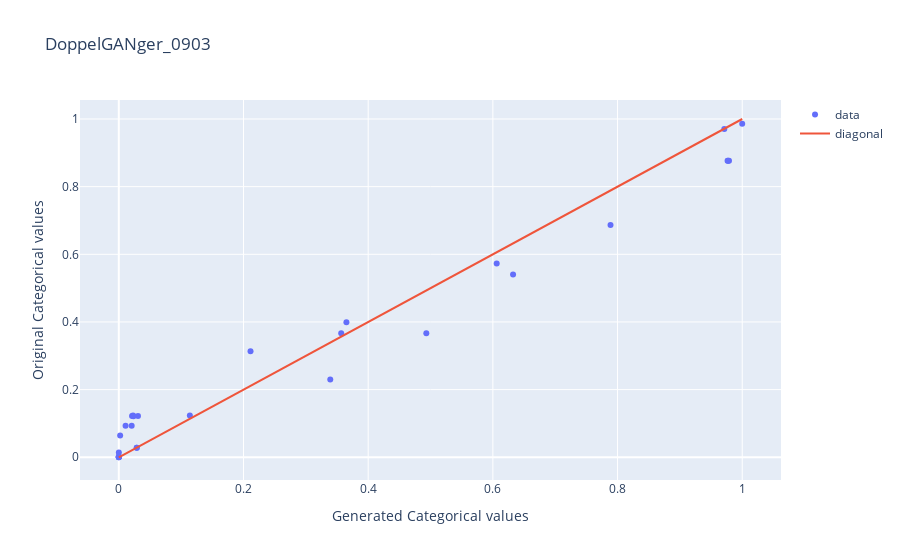

Source (notebook cell):
### Markdown cell above
### <u> Results </u>

This table displays the probability distributions for each unique variable for each categorical column. The values are plotted on the scatter plot below with generated values on the x axis which are compared to the original values on the y axis. The MSE between the generated and the original probability distributions is supplied below.

### Code cell
#Implement with all synthetic data and the corresponding real data.
d_array = np.zeros(n)
df_cat_dict = {}
for i in range(n):
    key = syn_keys[i]
    distance, df_cat = Scatter_Distance(synthetic_cat_dic[key][0],synthetic_cat_dic[key][1],syn_name = key)
    df_cat_dict[key] = df_cat
    d_array[i] = distance
distance_series= pd.Series(d_array,index = syn_keys)
display('categorical_column-averaged MSE of probability distributions of original and generated data', distance_series)

### Figure 1 — Plotly figure (JSON) as saved in the notebook; plotly's stock layout.template omitted (floating-point values rounded to 4 significant figures)
{"data": [{"mode": "markers", "name": "data", "text": ["complicated_malaria_no", "complicated_malaria_not_assessed", "complicated_malaria_yes", "febrile_no", "febrile_yes", "ITN_no", "ITN_not_applicable", "ITN_yes", "malaria_no", "malaria_yes", "malaria_parasite_blood_smear_indicated_but_not_done", "malaria_parasite_blood_smear_negative_/_lamp_negative", "malaria_parasite_blood_smear_negative_/_lamp_not_done", "malaria_parasite_blood_smear_negative_/_lamp_positive", "malaria_parasite_blood_smear_not_indicated", "malaria_parasite_blood_smear_positive_/_no_malaria", "malaria_parasite_symptomatic_malaria", "malaria_treatment_artmether-lumefantrine_for_uncomplicated_malaria", "malaria_treatment_no_malaria_medications_given", "malaria_treatment_quinine_for_uncomplicated_malaria_in_the_1st_trimester_of_pregnancy", "malaria_treatment_quinine_for_uncomplicated_malaria_within_14_days_of_a_previous_treatment_for_malaria", "malaria_treatment_quinine_or_artesunate_for_complicated_malaria", "plasmodium_gametocytes_no", "plasmodium_gametocytes_yes", "plasmodium_lamp_negative", "plasmodium_lamp_no_result", "plasmodium_lamp_positive", "visit_type_enrollment", "visit_type_scheduled_visit", "visit_type_unscheduled_visit"], "type": "scatter", "x": [0.02124, 0.9788, 0, 0.7887, 0.2113, 0, 0.02879, 0.9712, 0.9772, 0.02278, 0, 0.4933, 0.3392, 0.02064, 0.03075, 0.002158, 0.114, 0.02351, 0.9765, 0, 0, 0, 0.9999, 6.411e-05, 0.3567, 0.6324, 0.01086, 0.02879, 0.6061, 0.3651], "y": [0.122, 0.8762, 0.001752, 0.6866, 0.3134, 0.001731, 0.02776, 0.9705, 0.8762, 0.1238, 4.122e-05, 0.3664, 0.2302, 0.09349, 0.1219, 0.06424, 0.1238, 0.1211, 0.8762, 0.0001855, 0.0007626, 0.001752, 0.9863, 0.01375, 0.3664, 0.5401, 0.09349, 0.02776, 0.573, 0.3993]}, {"mode": "lines", "name": "diagonal", "type": "scatter", "x": [0, 1], "y": [0, 1]}], "layout": {"title": {"text": "DoppelGANger_0903"}, "xaxis": {"title": {"text": "Generated Categorical values"}}, "yaxis": {"title": {"text": "Original Categorical values"}}}}
